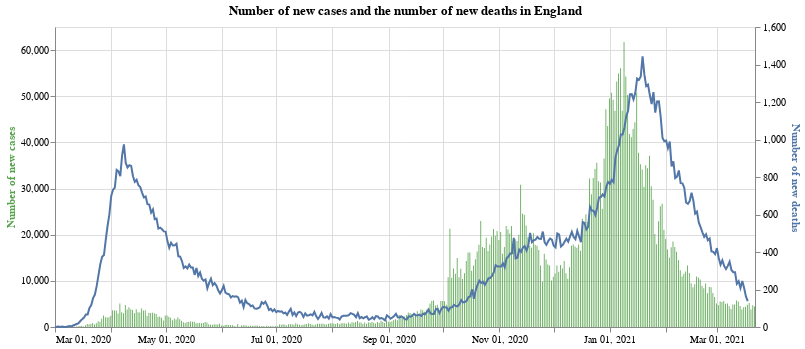

Notebook cell for this chart:
### Markdown cell above
## Plotting: All of England

The first chart we look at has both the number of new cases and the number of new deaths in England. The blue line corresponds to the axis on the right hand side, the number of new deaths. The green bars are the number of new cases (axis on the left hand side).

### Code cell
#collapse
base = alt.Chart(full_eng_deaths.query("date >= '2020-03-01'")).encode(x=alt.X("yearmonthdate(date):T", axis=alt.Axis(title=None))).properties(title='Number of new cases and the number of new deaths in England',width=700)

bars = base.mark_bar(color='#57A44C').encode(
    y=alt.Y("newCases:Q", axis=alt.Axis(title='Number of new cases', titleColor='#57A44C')),
    tooltip="newCases:Q"
)

line = base.mark_line(stroke='#5276A7').encode(y=alt.Y("newDeaths:Q", axis=alt.Axis(title='Number of new deaths', titleColor='#5276A7')))

alt.layer(bars, line).resolve_scale(y='independent')

### Figure 1 — Vega-Lite specification as saved in the notebook (floating-point values rounded to 4 significant figures; data arrays with more than 128 entries replaced by an {"elided": "..."} marker saying what was removed)
{"config": {"view": {"continuousWidth": 400, "continuousHeight": 300}}, "layer": [{"mark": {"type": "bar", "color": "#57A44C"}, "encoding": {"tooltip": {"type": "quantitative", "field": "newCases"}, "x": {"type": "temporal", "axis": {"title": null}, "field": "date", "timeUnit": "yearmonthdate"}, "y": {"type": "quantitative", "axis": {"title": "Number of new cases", "titleColor": "#57A44C"}, "field": "newCases"}}, "title": "Number of new cases and the number of new deaths in England", "width": 700}, {"mark": {"type": "line", "stroke": "#5276A7"}, "encoding": {"x": {"type": "temporal", "axis": {"title": null}, "field": "date", "timeUnit": "yearmonthdate"}, "y": {"type": "quantitative", "axis": {"title": "Number of new deaths", "titleColor": "#5276A7"}, "field": "newDeaths"}}, "title": "Number of new cases and the number of new deaths in England", "width": 700}], "data": {"name": "data-14fe7017c164d6a376165dc46142e98f"}, "resolve": {"scale": {"y": "independent"}}, "$schema": "https://vega.github.io/schema/vega-lite/v4.8.1.json", "datasets": {"data-14fe7017c164d6a376165dc46142e98f": {"elided": "386 records"}}}
